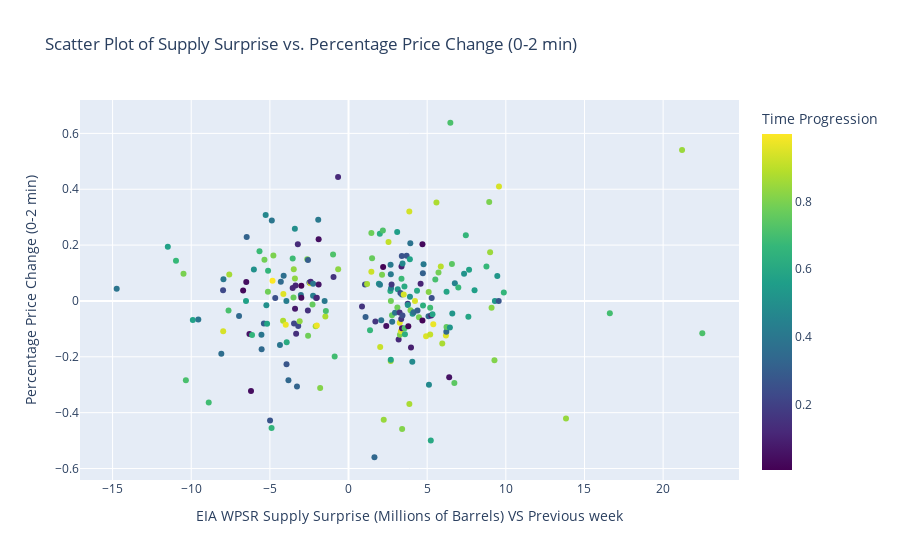

This figure's notebook cell:
### Code cell
df_different_signs_sorted = df_different_signs.sort_values(by='supply_surprise')
display(df_different_signs_sorted.dtypes)
# 2. Create the interactive scatter plot using Plotly Express with the SORTED DataFrame

X = df_different_signs_sorted['supply_surprise']

# Dependent variable (response): Percentage_Change_0to2min
y = df_different_signs_sorted['Percentage_Change_0to2min']

# 2. Add a constant to the independent variable (for the intercept in the regression model)
X = sm.add_constant(X)  # statsmodels needs explicit constant for intercept

# If using sklearn, you don't need to add a constant manually
# For sklearn, X and y should generally be 2D arrays or DataFrames and Series respectively.

# 3. Fit the linear regression model using statsmodels (Ordinary Least Squares - OLS)
model = sm.OLS(y, X)
results = model.fit()

# Alternatively, using scikit-learn (sklearn):
# from sklearn.linear_model import LinearRegression
# model = LinearRegression()
# model.fit(X, y) # For sklearn, X should be DataFrame or 2D array, y should be Series or 1D array


# 4. Print the regression results (using statsmodels)
print(results.summary())

# If using sklearn, you would access coefficients and R-squared like this:
# if isinstance(model, LinearRegression): # Check if model is sklearn's LinearRegression for safety
#     print(f"Intercept: {model.intercept_}")
#     print(f"Coefficient for supply_surprise: {model.coef_[1]}") # [1] because coef_[0] would be for constant if constant was included in X
#     # To get R-squared with sklearn, you'd need to use sklearn.metrics.r2_score
#     from sklearn.metrics import r2_score
#     y_predicted = model.predict(X)
#     r_squared = r2_score(y, y_predicted)
#     print(f"R-squared: {r_squared}")


# Optional: Print just the coefficients and R-squared for brevity (using statsmodels results)
print("\n--- Coefficients ---")
print(results.params)
print("\n--- R-squared ---")
print(f"R-squared: {results.rsquared}")

X = df_different_signs_sorted['supply_surprise']

# Dependent variable (response): Percentage_Change_0to2min
y = df_different_signs_sorted['Percentage_Change_0to2min']

# 2. Get the weights from the 'Time_Proportion' column
weights = df_different_signs_sorted['Time_Proportion'] + 1

# 3. Add a constant to the independent variable (for the intercept)
X = sm.add_constant(X)

# 4. Perform Weighted Least Squares (WLS) regression using statsmodels
weighted_model = sm.WLS(y, X, weights=weights) # Use sm.WLS and pass the weights
weighted_results = weighted_model.fit()

# 5. Print the weighted regression results
print(weighted_results.summary())

# Optional: Print just coefficients and R-squared for brevity
print("\n--- Weighted Coefficients ---")
print(weighted_results.params)
print("\n--- Weighted R-squared ---")
print(f"Weighted R-squared: {weighted_results.rsquared}")
###########################################################################################################3

fig_scatter_df_different_signs = px.scatter(
    df_different_signs_sorted, # Use the SORTED DataFrame here
    x='supply_surprise',
    y='Percentage_Change_0to2min',
    color='Time_Proportion',  # Keep the color hue based on Time_Proportion (or 'Start_Datetime' if you prefer)
    hover_data=['Date', 'Start_Datetime', 'End_Datetime', 'Start_Price', 'End_Price'],
    title='Scatter Plot of Supply Surprise vs. Percentage Price Change (0-2 min)', # Updated title
    labels={
        'Actual': 'EIA WPSR Supply Surprise (Millions of Barrels)',
        'Percentage_Change_0to2min': 'Percentage Price Change (0-2 min)',
        'Time_Proportion': 'Time Progression' # Or 'Start_Datetime' if you use that for color
    },
    color_continuous_scale=px.colors.sequential.Viridis # Keep your preferred colorscale
)

fig_scatter_df_different_signs.update_layout(
    xaxis_title='EIA WPSR Supply Surprise (Millions of Barrels) VS Previous week',
    yaxis_title='Percentage Price Change (0-2 min)'
)

fig_scatter_df_different_signs.show()

### Figure 1 — Plotly figure (JSON) as saved in the notebook; plotly's stock layout.template omitted (floating-point values rounded to 4 significant figures; data arrays with more than 128 entries replaced by an {"elided": "..."} marker saying what was removed)
{"data": [{"customdata": {"elided": "217x5 mixed values"}, "hovertemplate": "supply_surprise=%{x}<br>Percentage Price Change (0-2 min)=%{y}<br>Date=%{customdata[0]}<br>Start_Datetime=%{customdata[1]}<br>End_Datetime=%{customdata[2]}<br>Start_Price=%{customdata[3]}<br>End_Price=%{customdata[4]}<br>Time Progression=%{marker.color}<extra></extra>", "legendgroup": "", "marker": {"color": {"elided": "217 float values"}, "coloraxis": "coloraxis", "symbol": "circle"}, "mode": "markers", "name": "", "orientation": "v", "showlegend": false, "type": "scatter", "x": {"elided": "217 float values"}, "xaxis": "x", "y": {"elided": "217 float values"}, "yaxis": "y"}], "layout": {"coloraxis": {"colorbar": {"title": {"text": "Time Progression"}}, "colorscale": [[0, "#440154"], [0.1111, "#482878"], [0.2222, "#3e4989"], [0.3333, "#31688e"], [0.4444, "#26828e"], [0.5556, "#1f9e89"], [0.6667, "#35b779"], [0.7778, "#6ece58"], [0.8889, "#b5de2b"], [1, "#fde725"]]}, "legend": {"tracegroupgap": 0}, "title": {"text": "Scatter Plot of Supply Surprise vs. Percentage Price Change (0-2 min)"}, "xaxis": {"anchor": "y", "domain": [0, 1], "title": {"text": "EIA WPSR Supply Surprise (Millions of Barrels) VS Previous week"}}, "yaxis": {"anchor": "x", "domain": [0, 1], "title": {"text": "Percentage Price Change (0-2 min)"}}}}
